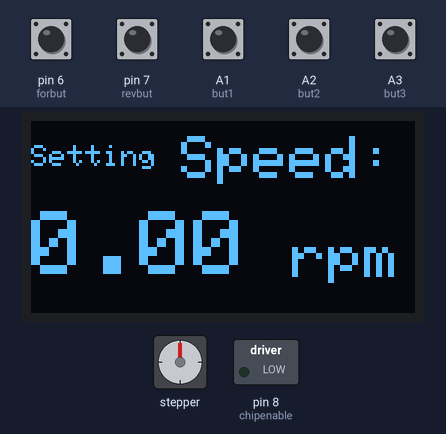
Simulated run of this sketch. Board: Arduino Uno, built with avr-gcc and run on an emulated ATmega328P. Parts: 128×64 one-colour display, stepper motor, switched loads named in the sketch (green lamp = pin HIGH). The test bench sets the inputs (shaded band); at power-on: A1 (but1), A2 (but2), A3 (but3), pin 6 (forbut), pin 7 (revbut) HIGH. Stepper angles assume 20 steps per turn.

Above: at 2.0 s.
2.1 s: pin 6 (forbut) pulled LOW for 0.15 s
At 4.1 s:
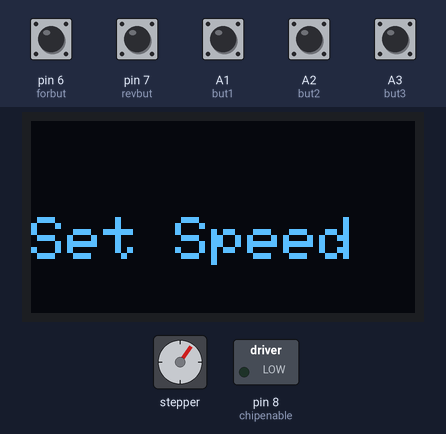
5.2 s: pin 7 (revbut) pulled LOW for 0.15 s
At 6.3 s:
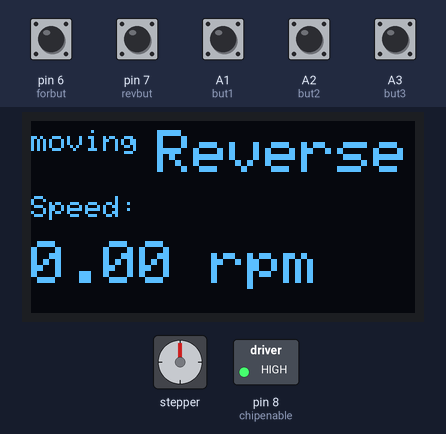
8.3 s: A1 (but1) pulled LOW for 1 s
At 10.3 s:
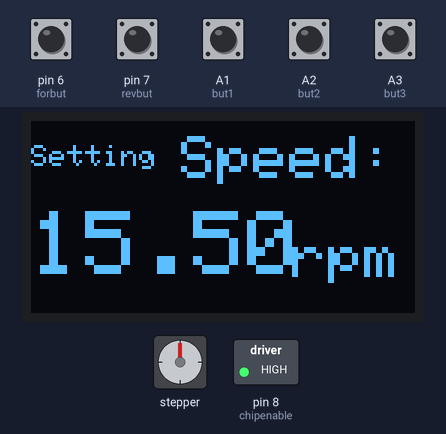
10.8 s: pin 6 (forbut) pulled LOW for 1 s
At 12.2 s:
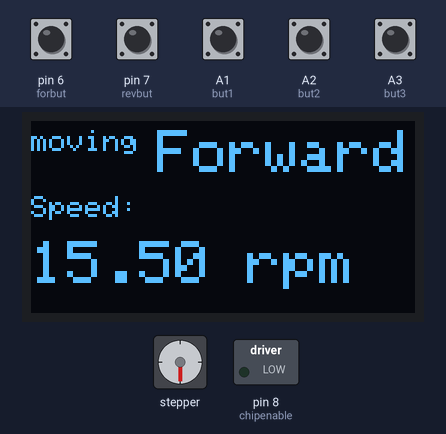
14.8 s: pin 7 (revbut) pulled LOW for 1 s
At 17.1 s:
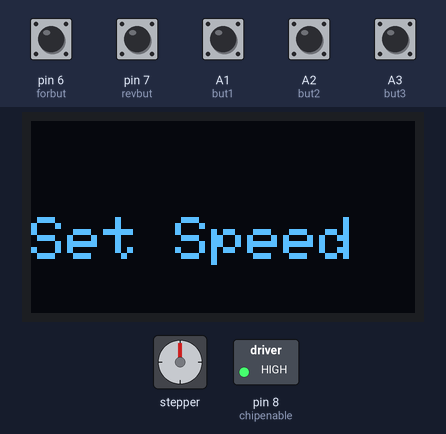
17.3 s: pin 7 (revbut) pulled LOW for 0.15 s
At 21.0 s:
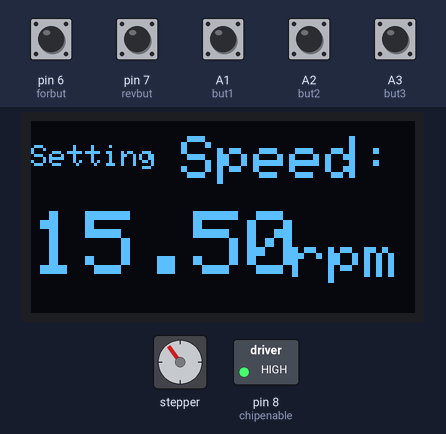
Timing chart, 0 to 21.4 s (numbered marks = the images above; inputs shaded):
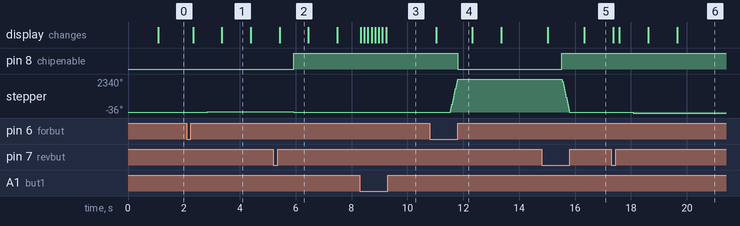

The sketch:

Peristaltic_pump_Arduino_code.ino
```cpp
/*
  Project: 3D-printed peristaltic pump kit
  Author: https://www.sciencedirect.com/science/article/pii/S2468067221000316
  Modified by: Romain Defferrard, Living Patterns Laboratory EPFL

  Date: 25.03.2024

  Description: Code to drive the peristaltic pump.

  Additional notes: Might need to change lines 104-108 depending your needs. If you need more precise flow rate control, you can change line 108 to increase
  the flow rate by 1rpm instead of 5rpm.
*/

//include the following
#include <Wire.h>
#include <Adafruit_GFX.h>
#include <Adafruit_SSD1306.h>
#include <Stepper.h>

#define OLED_RESET 4
#define SCREEN_WIDTH 128 // OLED display width, in pixels
#define SCREEN_HEIGHT 64 // OLED display height, in pixels

Adafruit_SSD1306 display(SCREEN_WIDTH, SCREEN_HEIGHT, &Wire, OLED_RESET);
//change this to fit the number of steps per revolution as per specification given by the motor.
//The micro geared stepper motor: 20steps/rev and gear ratio of 1:300.
//This value is further divided by 100 because the library does not take rpm with 2 decimal places. As such, we divide this value by 100 and subsequently multiple 'motorSpeed' by 100.
const int stepsPerRevolution = 20 * 100 / 100;
int motorSpeed; //Do take note this value will be multiplied by 100 later in the code.


//Declare pin for stepper motor driver
Stepper myStepper(stepsPerRevolution, 12, 11, 10, 9);

//Declare pins for all the pushbuttons
const int forbut = 6; //for forward
const int revbut = 7; //for reverse
const int but1 = A1;
const int but2 = A2;
const int but3 = A3;

// Declare chip enable pin
const int chipenable = 8;

//initialise initial state of push button (red and green)
int revbuttonState = HIGH;
int buttonState = HIGH;
int digit1 = 0;   // ones place
float digit2 = 5; // tenths place
float digit3 = 0; // hundreth place

//This code uses a state machine. Initial starting state is '99'
int state = 99;
float desiredSpeed = 0.0;
float displayedSpeed = 0.0;

void setup() {
  // put your setup code here, to run once:

  // for display
  Wire.begin();
  display.begin(SSD1306_SWITCHCAPVCC, 0x3C);
  display.clearDisplay();

  // Setup all pushbuttons
  // usually use the built in pull up function to help make buttons less jittery
  pinMode(revbut, INPUT_PULLUP);
  pinMode(forbut, INPUT_PULLUP);
  pinMode(but1, INPUT_PULLUP);
  pinMode(but2, INPUT_PULLUP);
  pinMode(but3, INPUT_PULLUP);

  // Chip enable state
  pinMode(chipenable, OUTPUT);
  digitalWrite(chipenable, LOW);
}

void displayspeed() {
  displayedSpeed = float(desiredSpeed);
  //This part is to display the speed reading:
  display.clearDisplay();
  display.setTextColor(WHITE);
  display.setTextSize(1); //you can change font size here
  display.setCursor(0, 8); //you can adjust the position of the cursor here
  display.print("Setting");
  display.setTextSize(2); //you can change font size here
  display.setCursor(50, 5);
  display.print("Speed:");
  display.setTextSize(3);
  display.setCursor(0, 30);
  display.print(displayedSpeed);
  display.setTextSize(2);
  display.setCursor(75, 38);
  display.print(" rpm");
  //display.print(" \t");
}

void loop() {
  // put your main code here, to run repeatedly:

  //state 0 is for you to manually adjust the speed.
  if (state == 0) {
    int new1 = digitalRead(but1);
    int new2 = digitalRead(but2);
    int new3 = digitalRead(but3);
    if (new1 == LOW) {
      if (digit1 >= 20) { // Max allowable rpm: 20rpm
        digit1 = digit1 - 20;
      }
      else {
        digit1 = digit1 + 5; // increase by 5rpm
      }
      desiredSpeed = digit1 + (digit2 / 10) + (digit3 / 100);
      displayspeed(); //refresh screen to display edited speed
      display.display();
      delay(100);
    }

    if (new2 == LOW) {
      if (digit2 >= 9) {
        digit2 = digit2 - 9;
      }
      else {
        digit2 = digit2 + 1;
      }
      desiredSpeed = digit1 + (digit2 / 10) + (digit3 / 100);
      displayspeed(); //refresh screen to display edited speed
      display.display();
      delay(100);
    }
    if (new3 == LOW) {
      if (digit3 >= 9) {
        digit3 = digit3 - 9;
      }
      else {
        digit3 = digit3 + 1;
      }
      desiredSpeed = digit1 + (digit2 / 10) + (digit3 / 100);
      displayspeed(); //refresh screen to display edited speed
      display.display();
      delay(100);
    }
    //We multiple the motorspeed here by 100 because we divided the 'stepsPerRevolution' by 100
    motorSpeed = int(desiredSpeed * 100);

    // IF FORWARD button is pressed, go to state 11
    if (digitalRead(forbut) == LOW)      //if button pull down
    {
      state = 11;
      delay(200);
    }

    //IF REV BUTTON PRESSED, GO TO STATE 22
    if (digitalRead(revbut) == LOW) {
      state = 22;
      delay(200);
    }
  }

  //state 11 is simply a passing state meant to toggle the display to tell that you are in a "forward' mode
  if (state == 11) {
    display.clearDisplay();
    display.setTextColor(WHITE);
    display.setTextSize(1);
    display.setCursor(0, 3);
    display.print("moving ");
    display.setTextSize(2);
    display.print("Forward");
    display.setCursor(0, 25);
    display.setTextSize(1);
    display.print("Speed: ");
    display.setCursor(0, 40);
    display.setTextSize(2);
    display.print(displayedSpeed);
    display.print(" rpm");
    display.display();
    state = 1;
    delay(500);
  }

  //state 1 will run the motor with the preset speed (as determined in state 0) until the buttons toggled to off.
  if (state == 1) {
    buttonState = LOW;
    digitalWrite(chipenable, HIGH);
    while (buttonState == LOW) { //if button is not toggled (i.e. HIGH), motor will keep spinning
      // step 1/100 of a revolution:
      myStepper.setSpeed(motorSpeed);//set speed of the motor to 'motorSpeed' which translates to 'desiredSpeed'
      myStepper.step(stepsPerRevolution / 10); //This function is blocking; that is, it will wait until the motor has finished moving to pass control to the next line in your sketch. We divide this by 20 to make motor more responsive. See library for more details.
      buttonState = digitalRead(forbut);
    }
    digitalWrite(chipenable, LOW);
    state = 99;
    delay(500);
  }

  //state 22 is simply a passing state meant toggle the display to tell u r in a "reverse' mode
  if (state == 22) {
    display.clearDisplay();
    display.setTextColor(WHITE);
    display.setTextSize(1);
    display.setCursor(0, 3);
    display.print("moving ");
    display.setTextSize(2);
    display.print("Reverse");
    display.setCursor(0, 25);
    display.setTextSize(1);
    display.print("Speed: ");
    display.setCursor(0, 40);
    display.setTextSize(2);
    display.print(displayedSpeed);
    display.print(" rpm");
    display.display();
    state = 2;
    delay(500);
  }

  //This does the same thing as state 1 except that it is in reverse
  if (state == 2) {
    revbuttonState = LOW;
    digitalWrite(chipenable, HIGH);
    while (revbuttonState == LOW) { //if button is not pressed (i.e. HIGH), motor will keep spinning
      // step 1/100 of a revolution:
      myStepper.setSpeed(motorSpeed);
      myStepper.step(-stepsPerRevolution / 10);
      revbuttonState = digitalRead(revbut);
    }
    digitalWrite(chipenable, HIGH);
    state = 99;
    delay(500);
  }

  //This is a passing state, just to display "Set speed" to prompt user to set speed.
  if (state == 99) {
    display.clearDisplay();
    display.setTextColor(WHITE);
    display.setTextSize(2);
    display.setCursor(0, 32);
    display.print("Set Speed");
    display.display();
    state = 0;
    delay(1000);
    displayspeed();
    display.display();
  }

}
```

Measured:
- after the input at 2.1 s, stepper: turns 36° clockwise, starting after 0.73 s; the display: first changes after 0.23 s (image 1 shows a later state)
- after the input at 5.2 s, pin 8 (chipenable): LOW → HIGH after 0.73 s; stepper: turns 36° counter-clockwise, starting after 0.73 s; the display: changes after 0.23 s (image 2)
- after the input at 8.3 s, the display: first changes at once (image 3 shows a later state)
- after the input at 10.8 s, pin 8 (chipenable): HIGH → LOW after 1.0 s; stepper: turns 2340° clockwise in 0.27 s, starting after 0.73 s; the display: changes after 0.23 s (image 4)
- after the input at 14.8 s, pin 8 (chipenable): LOW → HIGH after 0.73 s; stepper: turns 2340° counter-clockwise in 0.27 s, starting after 0.73 s; the display: first changes after 0.23 s (image 5 shows a later state)
- after the input at 17.3 s, stepper: turns 36° counter-clockwise, starting after 0.79 s; the display: first differs from a run without the input after 0.29 s (image 6 shows a later state)
- what the display in image 1 shows lasts 1.0 s, from 3.4 s to 4.4 s
